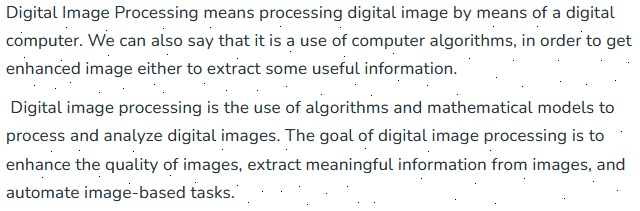
#> input picture CIE/10.jpg, 640 x 211 px
$ python q3.py
#> lines starting #> are read from the running program, lines starting #| are printed output that depends on the picture
#!/usr/bin/env python3
# -*- coding: utf-8 -*-
"""
Created on Mon Oct 30 12:49:27 2023

@author: exam029
"""

import cv2
import numpy as np

image = cv2.imread('10.jpg', 0)
#> image: shape (211, 640); min 0, max 255, mean 237.4

_, binary_image = cv2.threshold(image, 0, 255, cv2.THRESH_BINARY + cv2.THRESH_OTSU)
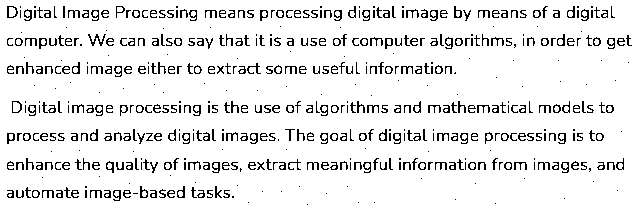
#> binary_image: shape (211, 640); 91% white; black in thin lines or dots

#inversion
binary_image = cv2.bitwise_not(binary_image)
#> binary_image: shape (211, 640); 9% white in thin lines or dots

# Apply component labeling
num_labels, labels, stats, centroids = cv2.connectedComponentsWithStats(binary_image, connectivity=8)
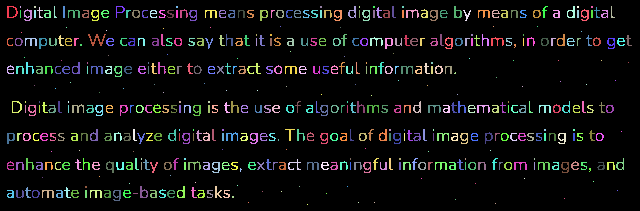
#> labels: shape (211, 640) int32; 521 distinct labels, from 0 to 520; one colour per label, 0 black
#> num_labels = 521; stats = 521 rows, first 6: [0, 0, 640, 211, 122894], [7, 6, 11, 12, 55], [20, 6, 1, 2, 2], [34, 6, 2, 2, 4], [37, 7, 6, 11, 20], [54, 6, 3, 12, 15]; centroids = 521 pairs, first value 8.95 to 628, second value 6.5 to 204

# Create a random color map for labeling visualization
color_map = np.random.randint(0, 255, size=(num_labels, 3), dtype=np.uint8)
#> color_map = 521 rows, first 8: [172, 10, 127], [140, 47, 170], [196, 151, 117], [166, 22, 183], [192, 204, 33], [216, 67, 179], [78, 154, 251], [82, 162, 219]

# Create an output image for visualization
output_image = np.zeros((binary_image.shape[0], binary_image.shape[1], 3), dtype=np.uint8)

# Visualize labeled components
for label in range(1, num_labels):
    output_image[labels == label] = color_map[label]
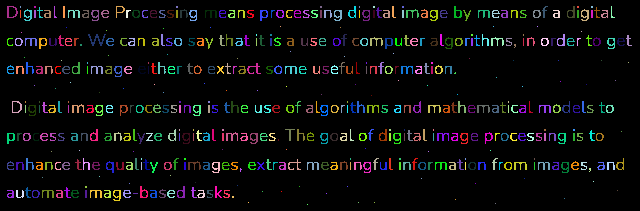
#> output_image: shape (211, 640, 3); mean of channels 0, 1, 2 11.4, 11.2, 11.3; drawn as B, G, R

res = num_labels - 1;
#> res = 520
out = "Labeled Image, Characters = " + str(res)
#> out = 'Labeled Image, Characters = 520'

# Display the labeled image
cv2.imshow('Binary Image', image)
cv2.imshow(out, output_image)
cv2.waitKey(0)
cv2.destroyAllWindows()

# Print the number of labels (excluding background label 0)
print("Number of labels:" , num_labels - 1)
#| Number of labels: 520

$ run again, with CIE/4.jpg copied over CIE/10.jpg
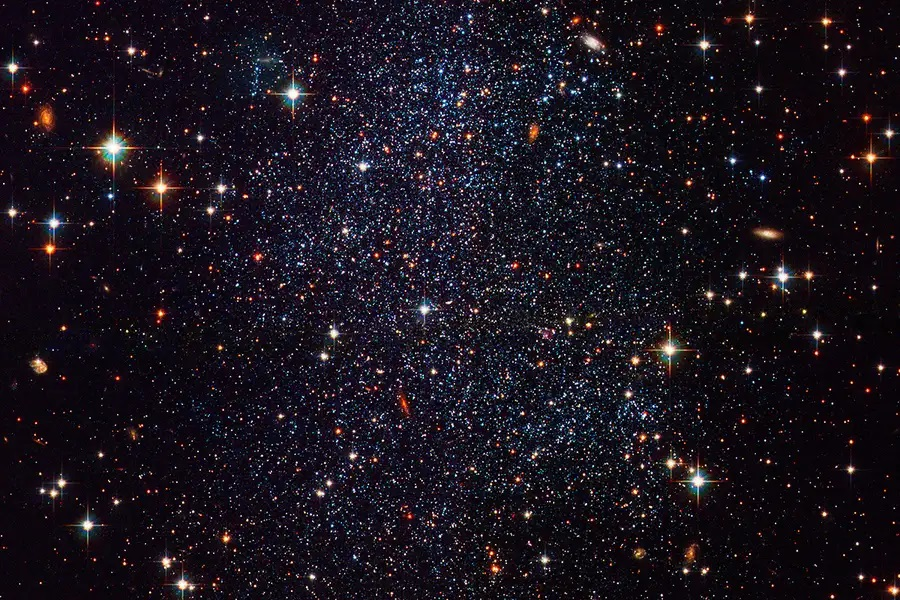
#> input picture CIE/4.jpg, 900 x 600 px
#> `num_labels, labels, stats, centroids = cv2.connectedComponentsWithStat..`:
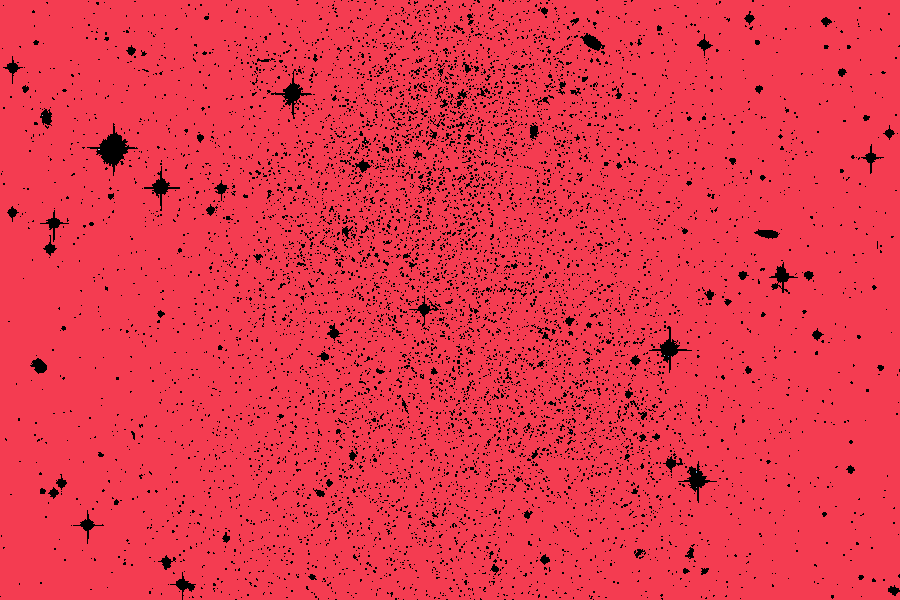
#> labels: shape (600, 900) int32; 10 distinct labels, from 0 to 9; one colour per label, 0 black
#> num_labels = 10; stats = [[0, 0, 900, 600, 32483], [0, 0, 900, 600, 507507], [42, 115, 1, 1, 1], [365, 141, 1, 1, 1], [98, 149, 2, 1, 2], [664, 355, 1, 1, 1], [668, 356, 1, 1, 1], [571, 431, 1, 1, 1], [696, 471, 1, 2, 2], [696, 487, 1, 1, 1]]; centroids = [[444.1, 279.5], [449.8, 300.8], [42, 115], [365, 141], [98.5, 149], [664, 355], [668, 356], [571, 431], [696, 471.5], [696, 487]]
#> color_map = [[172, 10, 127], [140, 47, 170], [196, 151, 117], [166, 22, 183], [192, 204, 33], [216, 67, 179], [78, 154, 251], [82, 162, 219], [195, 118, 125], [139, 103, 125]]
#> after the loop `for label in range(1, num_labels):`:
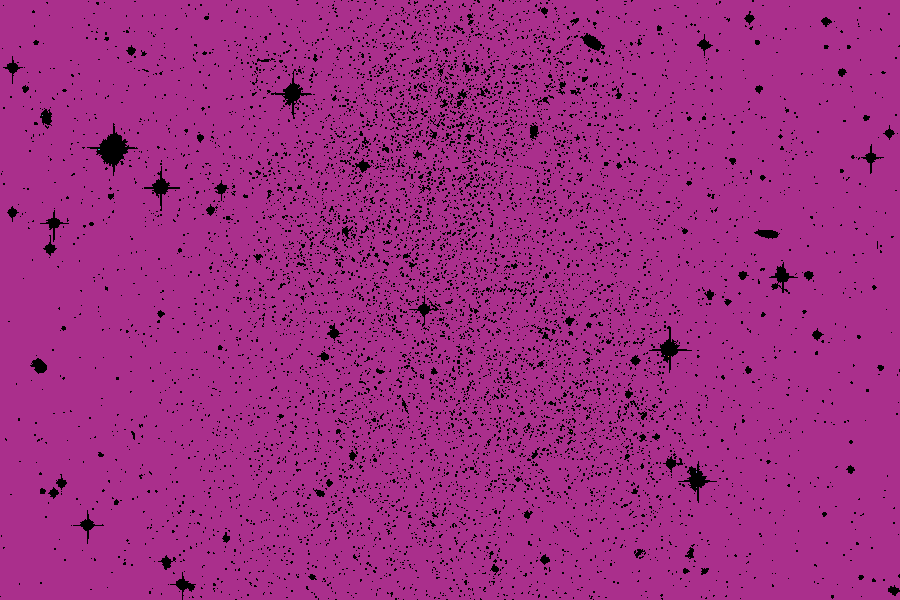
#> output_image: shape (600, 900, 3); mean of channels 0, 1, 2 131.6, 44.2, 159.8; drawn as B, G, R
#> res = 9
#> out = 'Labeled Image, Characters = 9'
#| Number of labels: 9
